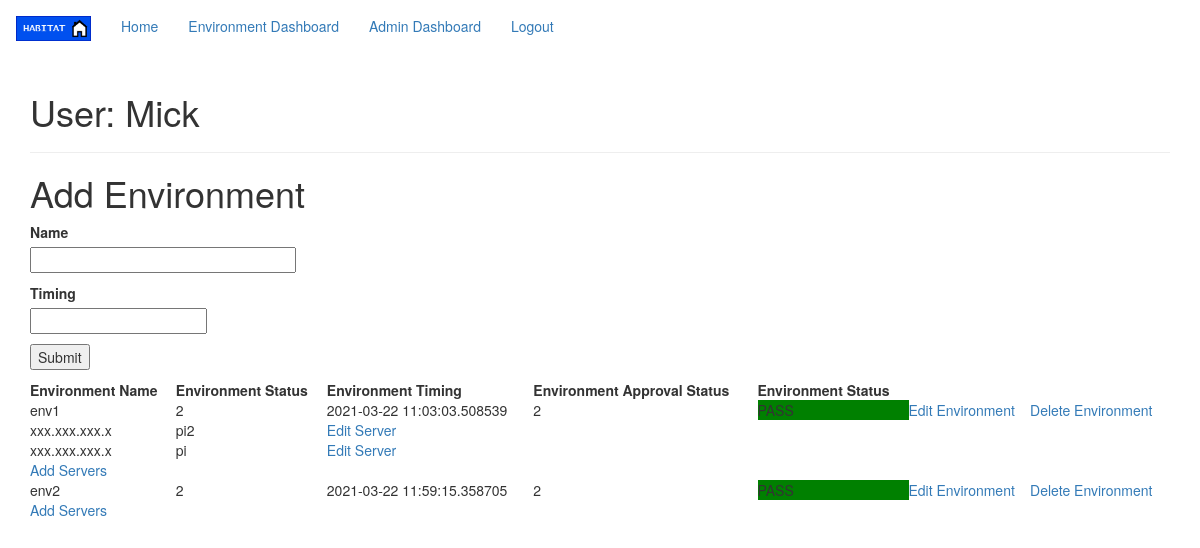
The app's page /environments/5 (signed in), older data.
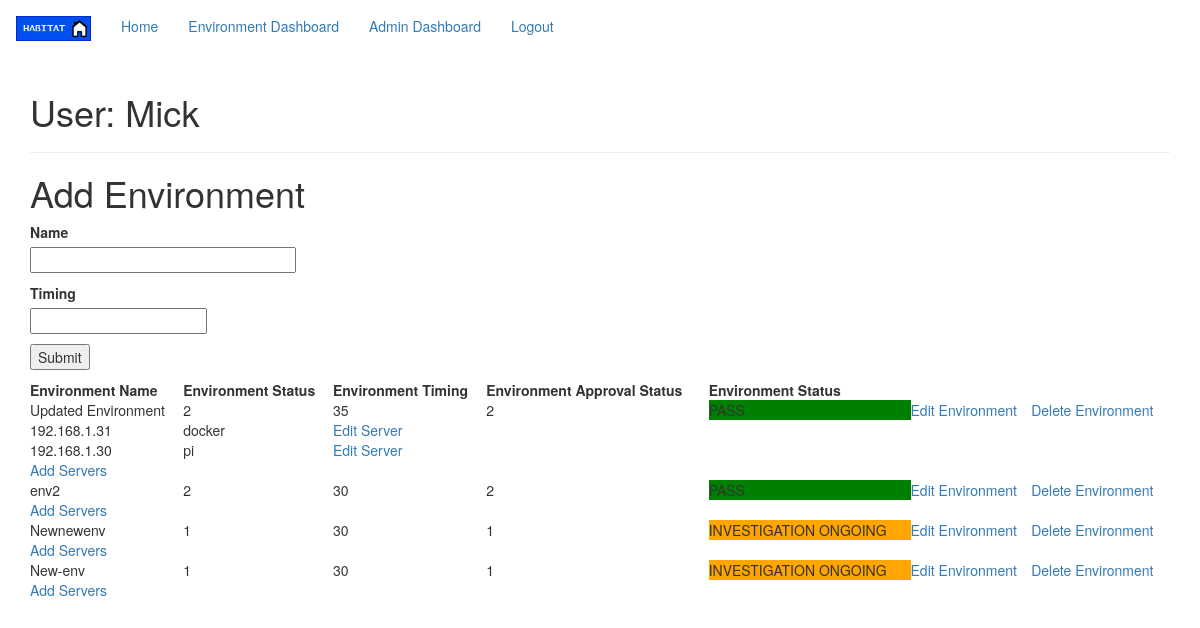
The same page, newer data.
### app/models/User.py (models this page shows, shortened)
class User(UserMixin, db.Model):
    id = db.Column(db.Integer, primary_key=True)
    username = db.Column(db.String(64), index=True, unique=True)
    email = db.Column(db.String(120), index=True, unique=True)
    password_hash = db.Column(db.String(128))
    environments = db.relationship('Environment', backref='env_user', lazy='dynamic')
    @login.user_loader
    def load_user(id):
        return User.query.get(int(id))

### app/models/Environment.py (models this page shows, shortened)
class Environment(db.Model):
    id = db.Column(db.Integer, primary_key=True)
    name = db.Column(db.String(120), index=True, unique=True)
    env_status = db.Column(db.Integer, index=True, default=1)
    status_timestamp = db.Column(db.DateTime, index=True, default=datetime.utcnow)
    approval_status = db.Column(db.Integer, index=True, default=1)
    approval_timestamp = (db.Column(db.DateTime, index=True, default=datetime.utcnow))
    timing = (db.Column(db.Integer, default=30))
    user_id_fk = db.Column(db.Integer, db.ForeignKey('user.id'))
    servers = db.relationship('Server', backref='server_in_env', lazy='dynamic')

### app/models/Server.py (models this page shows, shortened)
class Server(db.Model):
    id = db.Column(db.Integer, primary_key=True)
    ip_address = db.Column(db.String(20), index=True)
    username = db.Column(db.String(64))
    server_status = db.Column(db.Integer, index=True)
    status_timestamp = (db.Column(db.DateTime, index=True, default=datetime.utcnow))
    approval_status = (db.Column(db.Integer, index=True))
    approval_timestamp = (db.Column(db.DateTime, index=True, default=datetime.utcnow))
    env_id_fk = db.Column(db.Integer, db.ForeignKey('environment.id'))
    servers = db.relationship('Command', backref='command_in_server', lazy='dynamic')

### app/routes.py (the view)
@app.route('/environments/<id>', methods=["GET", "POST"])
@login_required
def environments(id):
    user = User.query.filter_by(id=id).first_or_404()
    environments = Environment.query.filter_by(user_id_fk=id).all()
    environment_id = environments[0].__dict__["id"]
    servers = Server.query.filter_by(env_id_fk=environment_id).all()
    form = EnvironmentForm()
    if request.form:
        environment = Environment(name=form.name.data, timing=form.timing.data, user_id_fk=id)
        db.session.add(environment)
        db.session.commit()
        redirect(url_for('environments', id=id))
    return render_template('environments.html', user=user, environments=environments, servers=servers, form=form)

### app/views/EnvironmentForm.py
class EnvironmentForm(FlaskForm):
    name = StringField('Name', validators=[DataRequired()])
    timing = IntegerField('Timing', validators=[DataRequired()])
    submit = SubmitField('Submit')

### app/templates/environments.html (shortened to what this page needs)
{% extends "navigation.html" %}
{% block app_content %}
<h1>User: {{ user.username }}</h1>
<hr>
<h1>Add Environment</h1>
<form action="" method="post">
    <p>
        {{ form.name.label }}<br>
        {{ form.name(size=32) }}<br>
    </p>
    <p>
        {{ form.timing.label }}<br>
        {{ form.timing(size=64) }}<br>
    </p>
    <p>{{ form.submit() }}</p>
</form>
<table style="width:100%">
    <tr>
        <th>Environment Name</th>
        <th>Environment Status</th>
        <th>Environment Timing</th>
        <th>Environment Approval Status</th>
        <th>Environment Status</th>
    </tr>
    {% for environment in environments %}
    <tr>
        <td>{{ environment.name }}</td>
        <td>{{ environment.env_status }}</td>
        <td>{{ environment.timing }}</td>
        <td>{{ environment.approval_status }}</td>
        {% if environment.env_status == 2 %}
        <td style="background-color:green">PASS</td>
        {% elif environment.env_status == 1 %}
        <td style="background-color:orange">INVESTIGATION ONGOING</td>
        {% else %}
        <td style="background-color:red">FAIL</td>
        {% endif %}
        <td><a href="{{ url_for('edit_environment', env_id= environment.id ) }}">Edit Environment</a></td>
        <td><a href="{{ url_for('delete_environment', env_id= environment.id ) }}">Delete Environment</a></td>
    </tr>
    {% for server in servers %}
    {% if environment.id == server.env_id_fk %}
    <tr>
        <td>{{ server.ip_address }}</td>
        <td>{{ server.username }}</td>
        <td><a href="{{ url_for('servers', env_id=environment.id ) }}">Edit Server</a></td>
    </tr>
    {% endif %}
    {% endfor %}
    <tr>
        <td><a href="{{ url_for('servers', env_id= environment.id ) }}">Add Servers</a></td>
    </tr>
    {% endfor %}
</table>
{% endblock %}

### app/templates/navigation.html (shortened to what this page needs)
{% extends 'bootstrap/base.html' %}
{% block navbar %}
    <nav class="navbar navbar-dark">
         <a class="navbar-brand" href="{{ url_for('index') }}">
             <img src="{{url_for('static', filename='logo.png')}}" width="75" height="25" class="d-inline-block align-top" alt="">
         </a>
         <div class="container">
            <div class="collapse navbar-collapse">
                <ul class="nav navbar-nav">
                    <li class = "nav-item"><a class = "nav-link" href="{{ url_for('index') }}">Home</a></li>
                    <li class = "nav-item"><a class = "nav-link" href="{{ url_for('environments', id=current_user.id) }}">Environment Dashboard</a></li>
                    <li class = "nav-item"><a class = "nav-link" href="#">Admin Dashboard</a></li>
                    {% if current_user.is_anonymous %}
                        <li class = "nav-item"><a class = "nav-link" href="{{ url_for('login') }}">Login</a></li>
                    {% else %}
                        <li class = "nav-item"><a class = "nav-link" href="{{ url_for('logout') }}">Logout</a></li>
                    {% endif %}
                </ul>
            </div>
         </div>
    </nav>
{% endblock %}
    {% block content %}
    <div class="container">
        {% block app_content %}{% endblock %}
    </div>
{% endblock %}

Row changes from the older to the newer data that the page shows:
removed Server: ip_address "xxx.xxx.xxx.x", username "pi2", shown under Environment "env1"
removed Server: ip_address "xxx.xxx.xxx.x", username "pi", shown under Environment "env1"
changed Environment: name "env1" → "Updated Environment"; timing "2021-03-22 11:03:03.508539" → "35"
added Server: ip_address "192.168.1.31", username "docker", shown under Environment "Updated Environment"
added Server: ip_address "192.168.1.30", username "pi", shown under Environment "Updated Environment"
changed Environment "env2": timing "2021-03-22 11:59:15.358705" → "30"
added Environment: name "Newnewenv", env_status "1", timing "30", approval_status "1", shows "INVESTIGATION ONGOING"
added Environment: name "New-env", env_status "1", timing "30", approval_status "1", shows "INVESTIGATION ONGOING"
